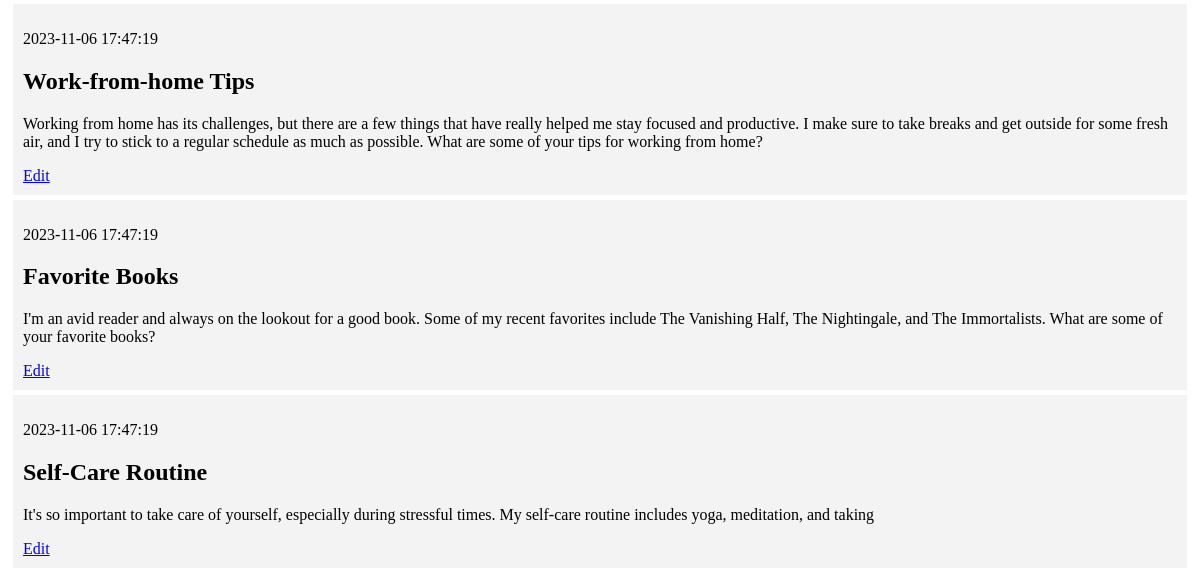
Before: / (lower part) with the older database file.
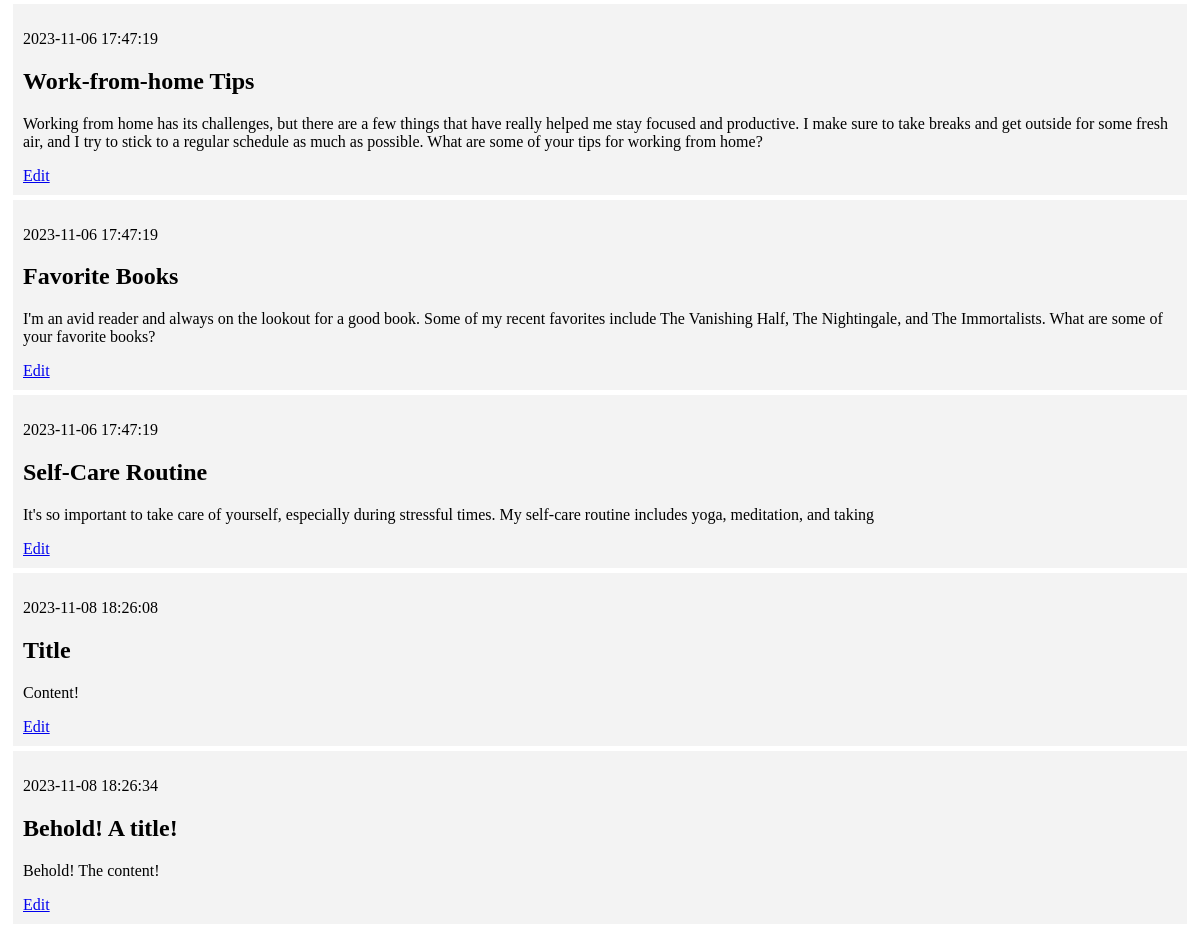
After: the same page with the newer database file.
### tables this page shows
CREATE TABLE posts (
    id INTEGER PRIMARY KEY AUTOINCREMENT,
    created TIMESTAMP NOT NULL DEFAULT CURRENT_TIMESTAMP,
    title TEXT NOT NULL,
    content TEXT NOT NULL
);

### app.py (the view)
@app.route('/')
def index():
    conn = get_db_connection()
    query = 'SELECT * FROM posts'
    posts = conn.execute(query).fetchall()
    conn.close()
    return render_template('index.html', posts=posts)

### app.py (called while the page is built)
def get_db_connection():
    conn = sqlite3.connect('database.db')
    conn.row_factory = sqlite3.Row
    return conn

### templates/index.html (shortened to what this page needs)
{% extends 'base.html' %}
{% block content %}
    {% for post in posts %}
        <div class="post">
            <p> {{ post['created'] }}</p>
            <h2>{{ post['title'] }}</h2>
            <p>{{ post['content'] }}</p>
            <a href="#">Edit</a>
        </div>
    {% endfor %}
{% endblock %}

### templates/base.html (shortened to what this page needs)
<!DOCTYPE html>
<html lang="en">
<head>
</head>
<body>
    <div class="content">
        {% block content %} {% endblock %}
    </div>
</body>
</html>

### templates/base.html (style rules this page uses)
.post { padding: 10px; margin: 5px; background-color: #f3f3f3 }

Changed rows visible on the page:
added posts: created "2023-11-08 18:26:08", title "Title", content "Content!"
added posts: created "2023-11-08 18:26:34", title "Behold! A title!", content "Behold! The content!"
